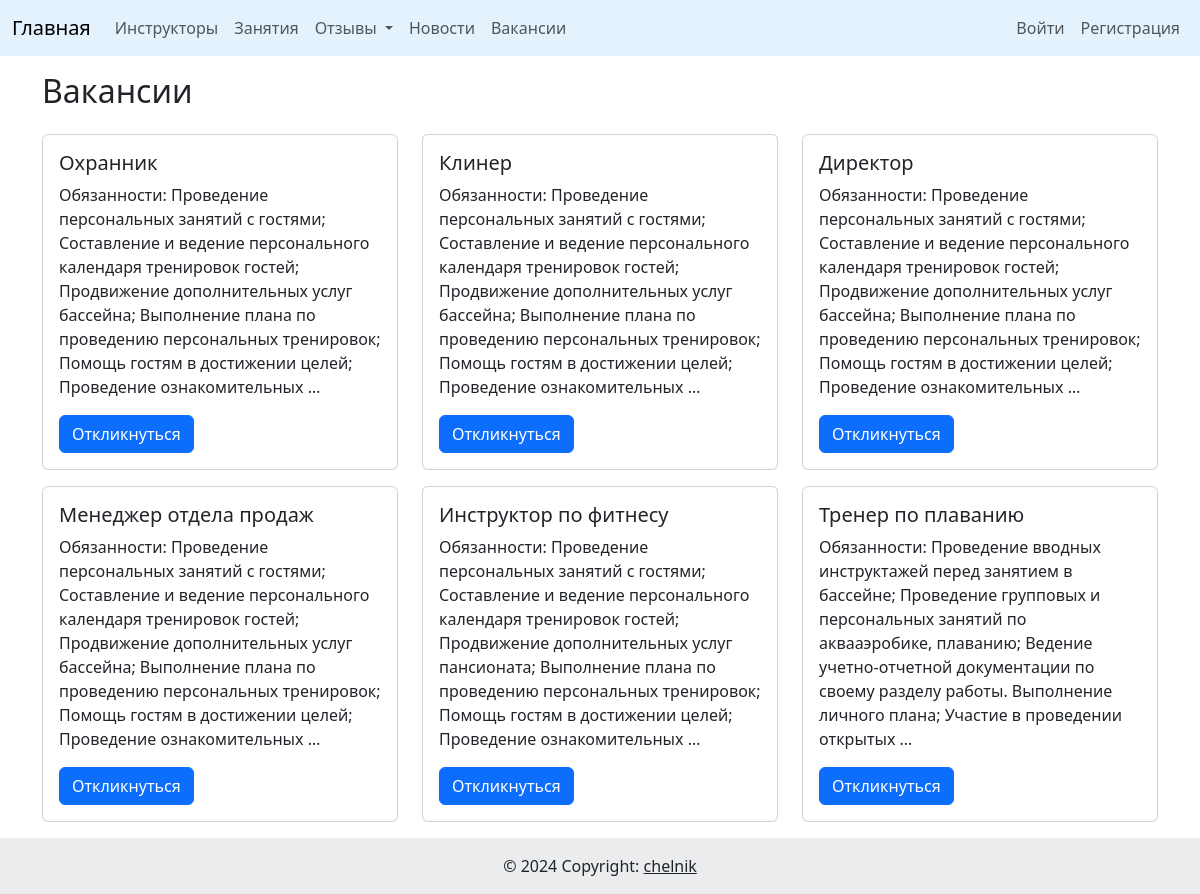
Screenshot of /jobs/ with the database file from the repository.
### pool_app/models.py (models this page shows, shortened)
class Job(models.Model):
    title = models.CharField(max_length=255, verbose_name="Название")
    description = models.TextField(verbose_name="Описание")
    published_date = models.DateTimeField(auto_now_add=True, verbose_name="Дата публикации")
    class Meta:
        verbose_name = 'Вакансия'
        verbose_name_plural = 'Вакансии'
        ordering = ['-published_date']

### pool_app/views.py (the view)
# urls.py: path('jobs/', job_list, name='job_list'),
def job_list(request):
    jobs = Job.objects.all()
    return render(request, 'pool_app/job_list.html',
                  {'jobs': jobs})

### pool_app/templates/pool_app/job_list.html
{% extends 'base.html' %}
{% block content %}
<div class="container mt-3">
    <h2 class="mb-4">Вакансии</h2>
    <div class="row">
    {% for job in jobs %}
        <div class="col-md-4 mb-3">
            <div class="card">
                <div class="card-body">
                    <h5 class="card-title">{{ job.title }}</h5>
                    <p class="card-text">{{ job.description|truncatewords:30 }}</p>
                    <a href="{% url 'pool_app:apply_for_job' %}" class="btn btn-primary">Откликнуться</a>
                </div>
            </div>
        </div>
    {% endfor %}
    </div>
</div>
{% endblock %}

### rows the page displays
Job: title "Охранник", description "Обязанности: Проведение персональных занятий с гостями; Составление и ведение персонального календаря тренировок гостей; Продвижение дополнительных услуг бассейна; Выполнение плана по проведению персональных тренировок; Помощь гостям в достижении целей; Проведение ознакомительных …"
Job: title "Клинер", description "Обязанности: Проведение персональных занятий с гостями; Составление и ведение персонального календаря тренировок гостей; Продвижение дополнительных услуг бассейна; Выполнение плана по проведению персональных тренировок; Помощь гостям в достижении целей; Проведение ознакомительных …"
Job: title "Директор", description "Обязанности: Проведение персональных занятий с гостями; Составление и ведение персонального календаря тренировок гостей; Продвижение дополнительных услуг бассейна; Выполнение плана по проведению персональных тренировок; Помощь гостям в достижении целей; Проведение ознакомительных …"
Job: title "Менеджер отдела продаж", description "Обязанности: Проведение персональных занятий с гостями; Составление и ведение персонального календаря тренировок гостей; Продвижение дополнительных услуг бассейна; Выполнение плана по проведению персональных тренировок; Помощь гостям в достижении целей; Проведение ознакомительных …"
Job: title "Инструктор по фитнесу", description "Обязанности: Проведение персональных занятий с гостями; Составление и ведение персонального календаря тренировок гостей; Продвижение дополнительных услуг пансионата; Выполнение плана по проведению персональных тренировок; Помощь гостям в достижении целей; Проведение ознакомительных …"
Job: title "Тренер по плаванию", description "Обязанности: Проведение вводных инструктажей перед занятием в бассейне; Проведение групповых и персональных занятий по аквааэробике, плаванию; Ведение учетно-отчетной документации по своему разделу работы. Выполнение личного плана; Участие в проведении открытых …"
